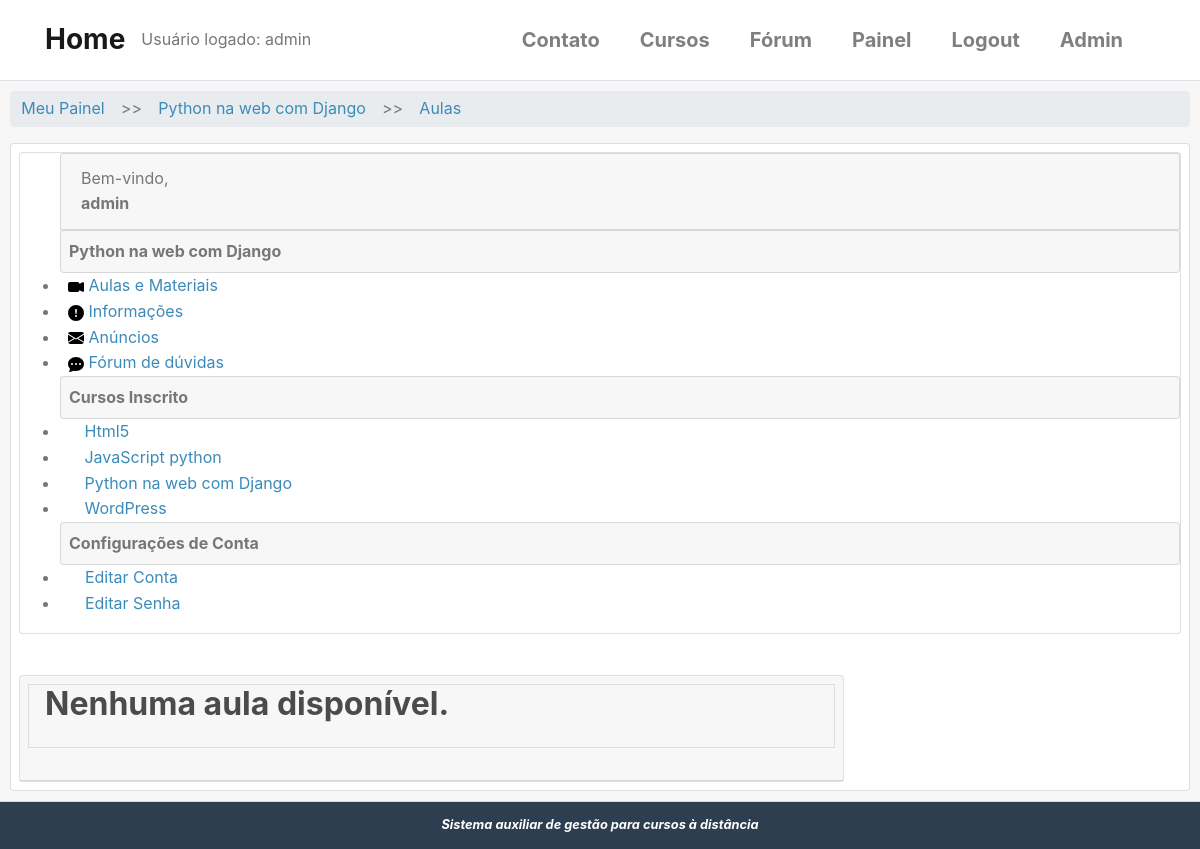
Page /cursos/python-na-web-com-django/aulas/ (signed in) on the committed database.
### accounts/models.py (models this page shows, shortened)
class User(AbstractBaseUser, PermissionsMixin):
    username = models.CharField(
        'Usuário', max_length=30, unique=True,
        validators = [validators.RegexValidator(re.compile('^[\w.@+-]+$'),
        'O nome de usuário só pode conter letras, dígitos ou os seguintes caracteres: @/ ./ +/ -/ _',
        'Usuário inválido ou já existente!')]
    )
    email = models.EmailField('E-mail', unique=True)
    name = models.CharField('Nome', max_length=100, blank=True)
    is_active = models.BooleanField('Está ativo?', blank=True, default=True)
    is_staff = models.BooleanField('É da equipe?', blank=True, default=False)
    date_joined = models.DateTimeField('Data de Entrada', auto_now_add=True)
    objects = UserManager()
    USERNAME_FIELD = 'username'
    REQUIRED_FIELDS = ['email']
    class Meta:
        verbose_name = 'Usuário'
        verbose_name_plural = 'Usuários'
    def __str__(self):
        return self.name or self.username

### cursos/models.py (models this page shows, shortened)
class Cursos(models.Model):
    nome = models.CharField('Nome', max_length=100)
    slug = models.SlugField('Atalho')
    descricao = models.TextField('Descrição Simples', blank=True)
    sobre = models.TextField('Sobre o Curso', blank=True)
    data_inicial = models.DateField(
        'Data de início', null=True, blank=True,
    )
    imagem = models.ImageField(
        upload_to='cursos/imagens', verbose_name='Imagem',
        null=True, blank=True
    )
    criado_em = models.DateTimeField('Criado em', auto_now_add=True)
    atualizado_em = models.DateTimeField('Atualizado em ', auto_now_add=True)
    objects = CursosManager()
    def __str__(self):
        return str(self.nome)
    def aulas_disponiveis(self):
        hoje = timezone.now().date()
        return self.aula.filter(inicio__lte=hoje)
    class Meta:
        verbose_name = 'Curso'
        verbose_name_plural = 'Cursos'
        ordering = ['nome']  # ['-name'] ordem decrescente

class Enrollment(models.Model):
    STATUS_CHOICES = (
        (0, 'Pendente'),
        (1, 'Aprovado'),
        (2, 'Cancelado'),
        (3, 'Recusado'),
    )
    usuario = models.ForeignKey(
        settings.AUTH_USER_MODEL,
        verbose_name='Usuário',
        related_name='enrollments',
        on_delete=models.DO_NOTHING
    )
    curso = models.ForeignKey(
        Cursos, verbose_name='Curso',
        related_name='enrollments',
        on_delete=models.DO_NOTHING
    )
    status = models.ImageField(
        'Situação',
        choices=STATUS_CHOICES,
        default=0,
        blank=True
    )
    criado_em = models.DateTimeField('Criado em', auto_now_add=True)
    atualizado_em = models.DateTimeField('Atualizado em ', auto_now_add=True)
    class Meta:
        verbose_name = 'Inscrição'
        verbose_name_plural = 'Inscrições'
        """
        unique_together/unicidade - combina a unicidade entre cursos e usuário,
        ou seja, cada usuário se increve apenas uma vez para cada curso.
        """
        unique_together = (('usuario', 'curso'),)

### cursos/decorators.py (the view, shortened to what this page needs)
    def _wrapper(request, *args, **kwargs):
        slug = kwargs['slug']
        curso = get_object_or_404(Cursos, slug=slug)
        has_permission = request.user.is_staff
        if not has_permission:
            messages.error(request, message)
            return redirect('accounts:dashboard')
        request.curso = curso
        return view_func(request, *args, **kwargs)

### cursos/templatetags/cursos_tags.py (called while the page is built)
@register.simple_tag
def listar_meus_cursos(user):
    return Enrollment.objects.filter(usuario=user)

### cursos/views.py (called while the page is built)
@login_required
@inscrição_required
def aulas(request, slug):
    curso = request.curso
    aulas = curso.aulas_disponiveis()
    if not request.user.is_staff:
        aulas = curso.aulas.all()
    template_name = 'cursos/aulas.html'
    context = {
        'curso': curso,
        'aulas' : aulas
    }
    return render(request, template_name, context)

### cursos/templates/cursos/aulas.html
{% extends "cursos/cursos_dashboard.html" %}
{% load static %}
{% block breadcrumb %}
    {{ block.super }}
    <li style='margin: 5px;'>>></li>
    <li><a href="{% url 'cursos:aulas' curso.slug %}" >Aulas</a></li>
{% endblock %}
{% block dashboard_content %}
{% for aula in curso.aulas_disponiveis %}
<div class="well">
    <h2><a href="{% url 'cursos:aula' curso.slug aula.pk %}">{{ aula }}</a></h2>
    <p>
        {{ aula.descricao|truncatewords:'20' }}
        <br />
        <a href="{% url 'cursos:aula' curso.slug aula.pk %}" title="">
            <i class="fa-solid fa-eye"></i>
            Acessar Aula
        </a>
    </p>
</div>
{% empty %}
<div class="well">
    <h2>
        Nenhuma aula disponível.
    </h2>
</div>
{% endfor %}
{% endblock %}

### cursos/templates/cursos/cursos_dashboard.html
{% extends "accounts/dashboard.html" %}
{% load static %}
{% block breadcrumb %}
    {{ block.super }}
    <li style='margin: 5px;'>>></li>
    <li><a href="{% url 'cursos:anuncios' curso.slug %}" >{{ curso }}</a></li>
{% endblock %}
{% block menu_options %}
<li class="card pure-menu card-header p-2 mt-0">
    <strong>{{ curso }}</strong>
    <li>
        <a href="{% url 'cursos:aulas' curso.slug %}">
            <img src="{% static 'icons/camera-video-fill.svg' %}" alt="">
            Aulas e Materiais
        </a>
    </li>
    <li>
        <a href="#">
            <img src="{% static 'icons/exclamation-circle-fill.svg' %}" alt="">
            Informações
        </a>
    </li>
    <li>
        <a href="{% url 'cursos:anuncios' curso.slug %}">
            <img src="{% static 'icons/envelope-fill.svg' %}" alt="">
            Anúncios
        </a>
    </li>
    <li>
        <a href="#">
            <img src="{% static 'icons/chat-dots-fill.svg' %}" alt="">
            Fórum de dúvidas
        </a>
    </li>
</li>
{{ block.super }}
{% endblock menu_options %}

### templates/accounts/dashboard.html (shortened to what this page needs)
{% extends "base.html" %}
{% load static %}
{% load cursos_tags %}
{% block content %}
{% listar_meus_cursos user as enrollments %}
<div class="card-header" style='padding: 10px;'>
    <div class="">
        <ul class="breadcrumb pure-menu-heading">
            {% block breadcrumb %}
            <li><a class="" href="{% url 'accounts:painel' %}">Meu Painel</a></li>
            {% endblock %}
        </ul>
    </div>
    <div class="card" style='margin: auto;'>
        <div class="pure-g-r content-ribbon">
            <div class="pure-u-1-4 m-2">
                <div class="card pure-menu pure-menu-open">
                    <ul>
                        <li class="card card-header">
                            Bem-vindo, <strong>{{ user }}</strong>
                        </li>
                        {% block menu_options %}
                        <li class="card card-header p-2"><strong>Cursos Inscrito</strong></li>
                        {% for enrollment in enrollments %}
                        <li>
                            <a href="{% url 'cursos:anuncios' enrollment.curso.slug %}">
                                <i class="fa fa-book pr-1"></i>{{ enrollment.curso }}
                            </a>
                        </li>
                        {% empty %}
                        <li style='padding: 5px 0 5px 15px;'>Não há inscrições</li>
                        {% endfor %}
                        <li class="card card-header p-2"><strong>Configurações de Conta</strong></li>
                        <li>
                            <a href="{% url 'accounts:editar_usuario' %}">
                                <i class="fa fa-cog"></i>
                                Editar Conta
                            </a>
                        </li>
                        <li>
                            <a href="{% url 'accounts:editar_senha' %}">
                            <i class="fa fa-lock"></i>
                            Editar Senha</a>
                        </li>
                        {% endblock menu_options %}
                    </ul>
                </div>
            </div>
            <br>
            <div class="carddash pure-u-2-3 m-2">
                <div class="card">
                    <div class="card-header p-2">
                    {% block dashboard_content %}{% endblock %}
                    </div>
                </div>
            </div>
        </div>
    </div>
</div>
{% endblock content %}

### templates/base.html (shortened to what this page needs)
{% load static %}
<!DOCTYPE html>
<html lang="pt-BR">
<head>
    <link rel="stylesheet" href="https://cdn.jsdelivr.net/npm/bootstrap@4.5.3/dist/css/bootstrap.min.css"
>
    <link rel="stylesheet" href="http://yui.yahooapis.com/pure/0.3.0/pure-min.css">
    <link rel="stylesheet" href="{% static 'css/styles1.css' %}"/>
    <link rel="stylesheet" href="{% static 'css/font-awesome.css' %}"/>
</head>
<div class="container-flex">
    <nav class="navbar navbar-expand-sm py-3 border-bottom navbar-light" style='margin-bottom: 0'>
        <div class="container">
            <a href="{% url 'home' %}" class="navbar-brand">
                <span class="font-weight-bold h3">Home</span>
            </a>
            Usuário logado: {{ user }}
            <div class="collapse navbar-collapse" id="navbarCollapse">
                <ul class="navbar-nav ml-auto">
                    <li class="nav-item">
                        <a href="{% url 'contato' %}" class="nav-link lead mr-4 font-weight-bold">Contato</a>
                    </li>
                    <li class="nav-item">
                        <a href="{% url 'cursos:lista_cursos' %}" class="nav-link lead mr-4 font-weight-bold">Cursos</a>
                    </li>
                    <li class="nav-item">
                        <a href="{% url 'forum:forum_index' %}" class="nav-link lead mr-4 font-weight-bold">Fórum</a>
                    </li>
                    {% if user.is_authenticated %}
                    <li class="nav-item">
                        <a href="{% url 'accounts:painel' %}" class="nav-link lead mr-4 font-weight-bold">Painel</a>
                    </li>
                    <li class="nav-item">
                        <a href="{% url 'accounts:logout' %}" class="nav-link lead mr-4 font-weight-bold">Logout</a>
                    </li>
                    {% endif %}
                    {% if user.is_superuser %}
                    <li class="nav-item">
                        <a href="/admin/" class="nav-link lead mr-4 font-weight-bold">Admin</a>
                    </li>
                    {% endif %}
                </ul>
            </div>
        </div>
    </nav>
    {% block content %}
    {% endblock %}
    <div class="footer">
        <i><b>Sistema auxiliar de gestão para cursos à distância</b></i>
    </div>
</div>
</html>

### static/css/styles1.css (style rules this page uses)
* { -webkit-box-sizing: border-box; -moz-box-sizing: border-box; box-sizing: border-box; }
a { color: #3b8bba; }
.pure-menu li a { padding-left: 0.5em; }
.carddash { margin: 40px; width: 70%; }
.footer { background: #2d3e50; color: #fff; text-align: center; padding: 1em; font-size: 80%; }
ul.breadcrumb { padding: 0; }
ul.breadcrumb li { display: inline-block; }
ul.breadcrumb li a { display: inline-block; padding: 0.3em 0.7em; }
h1, h2, h3, h4, h5, h6 { font-weight: bold; color: rgb(75, 75, 75); }
a { color: #3b8bba; text-decoration: none; }
.well { border: 1px solid #ddd; padding: 0em 1em 1em 1em; margin-bottom: 1.5em; }

### rows in the picture
User: name+username "admin"
Cursos: nome "Python na web com Django"
Enrollment: curso "Html5"
Enrollment: curso "JavaScript python"
Enrollment: curso "Python na web com Django"
Enrollment: curso "WordPress"
